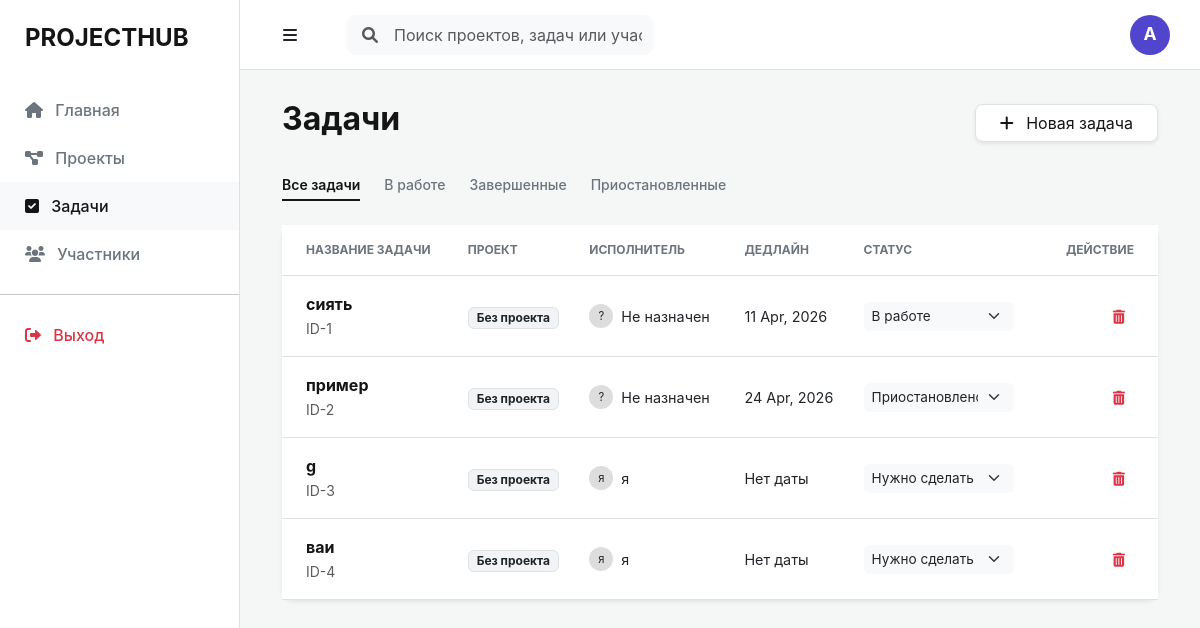
/tasks, run on an earlier commit of the app's database.
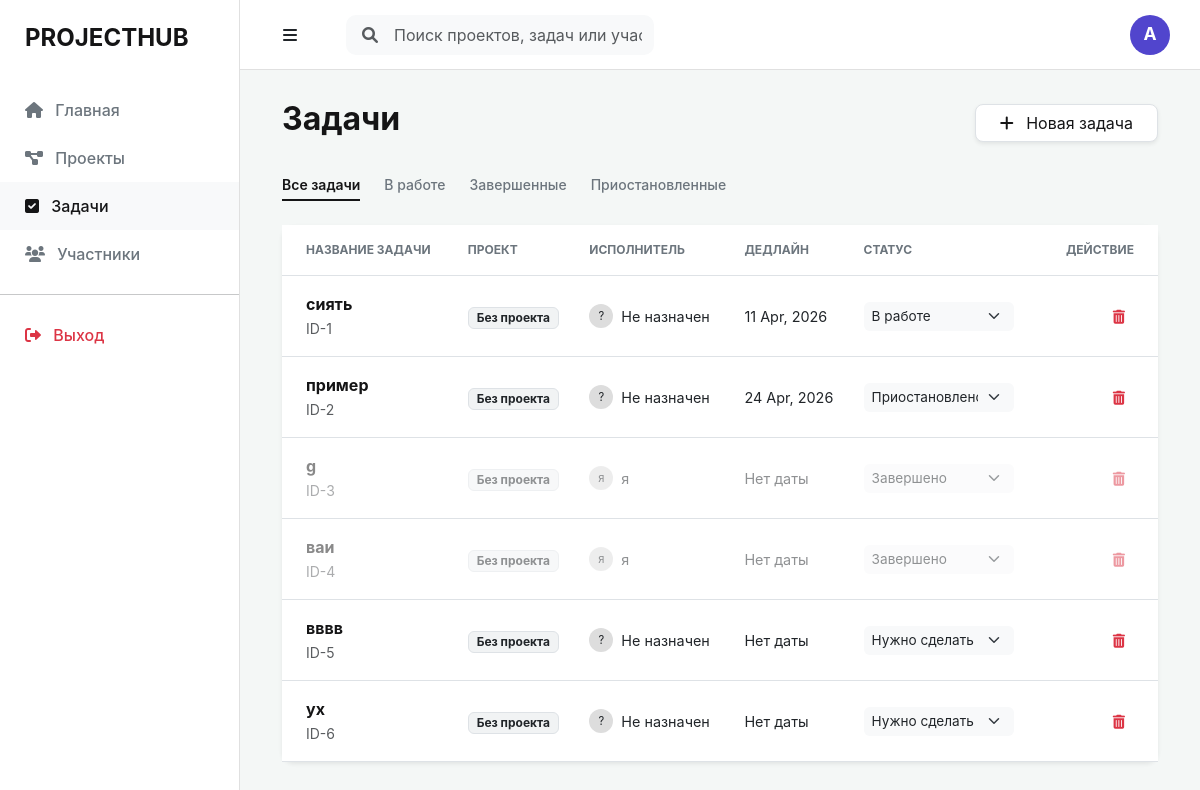
And on a later commit of the database.
### app/models/task.py (models this page shows)
class Task(Base):
    __tablename__ = "tasks"
    id = Column(Integer, primary_key=True, index=True)
    title = Column(String)
    status = Column(String, default="To Do")
    owner_id = Column(Integer, ForeignKey("users.id"))
    owner = relationship("User", back_populates="tasks")
    deadline = Column(Date, nullable=True)
    project_id = Column(Integer, ForeignKey("projects.id"))

### app/models/user.py (models this page shows)
class User(Base):
    __tablename__ = "users"
    id = Column(Integer, primary_key=True, index=True)
    username = Column(String, unique=True, index=True)
    email = Column(String, unique=True, index=True)
    hashed_password = Column(String)
    role = Column(String, default=UserRole.DEVELOPER.value)
    tasks = relationship("Task", back_populates="owner")
    projects = relationship("Project", back_populates="owner")

### app/main.py (the view)
@app.get("/tasks", response_class=HTMLResponse)
async def tasks_page(request: Request, status: str = None, db: Session = Depends(get_db)):
    users = db.query(User).all()
    tasks = db.query(Task).all()
    users = db.query(User).all()  # <--- БЕЗ ЭТОЙ СТРОКИ СПИСОК БУДЕТ ПУСТЫМ
    projects = db.query(Project).all()
    try:
        query = db.query(Task)
        if status:
            query = query.filter(Task.status == status)
        tasks = query.all()
        projects = db.query(Project).all()
        return templates.TemplateResponse("tasks.html", {
            "request": request,
            "tasks": tasks,
            "users": users,
            "projects": projects,
            "current_status": status # Передаем текущий фильтр в шаблон
        })
    except Exception as e:
        return HTMLResponse(content=f"Ошибка: {e}", status_code=500)

### templates/tasks.html (shortened to what this page needs)
{% extends "base.html" %}
{% block content %}
<div class="container-fluid">
    <div class="d-flex justify-content-between align-items-center mb-4">
        <h2 class="fw-bold" style="color: var(--neutral-dark);">Задачи</h2>
        <button class="btn border shadow-sm px-4"
        data-bs-toggle="modal"
        data-bs-target="#createTaskModal"
        style="background: #ffffff; color: var(--neutral-dark); border-radius: 8px;">
    <i class="fas fa-plus me-2"></i> Новая задача
</button>
    </div>
    <div class="d-flex gap-2 mb-4">
    <a href="/tasks" class="btn btn-sm pb-1 px-0 me-3 shadow-none {% if not current_status %}active-filter{% endif %}"
       style="border: none; font-weight: {% if not current_status %}600{% else %}500{% endif %}; color: {% if not current_status %}var(--neutral-dark){% else %}var(--neutral-gray){% endif %}; {% if not current_status %}border-bottom: 2px solid var(--neutral-dark) !important; border-radius: 0;{% endif %}">
       Все задачи
    </a>
    <a href="/tasks?status=In Progress" class="btn btn-sm pb-1 px-0 me-3 shadow-none"
       style="border: none; font-weight: {% if current_status == 'In Progress' %}600{% else %}500{% endif %}; color: {% if current_status == 'In Progress' %}var(--neutral-dark){% else %}var(--neutral-gray){% endif %}; ">
       В работе
    </a>
    <a href="/tasks?status=Done" class="btn btn-sm pb-1 px-0 me-3 shadow-none"
       style="border: none; font-weight: {% if current_status == 'Done' %}600{% else %}500{% endif %}; color: {% if current_status == 'Done' %}var(--neutral-dark){% else %}var(--neutral-gray){% endif %}; ">
       Завершенные
    </a>
    <a href="/tasks?status=On Hold" class="btn btn-sm pb-1 px-0 shadow-none"
       style="border: none; font-weight: {% if current_status == 'On Hold' %}600{% else %}500{% endif %}; color: {% if current_status == 'On Hold' %}var(--neutral-dark){% else %}var(--neutral-gray){% endif %}; ">
       Приостановленные
    </a>
</div>
    <div class="card border-0 shadow-sm" style="border-radius: 12px;">
        <div class="table-responsive">
            <table class="table align-middle mb-0" style="background: #ffffff;">
                <thead style="background: #f8f9fa;">
                    <tr>
                        <th class="ps-4 py-3" style="font-size: 0.75rem; text-transform: uppercase; color: var(--neutral-gray);">Название задачи</th>
                        <th class="py-3" style="font-size: 0.75rem; text-transform: uppercase; color: var(--neutral-gray);">Проект</th>
                        <th class="py-3" style="font-size: 0.75rem; text-transform: uppercase; color: var(--neutral-gray);">Исполнитель</th>
                        <th class="py-3" style="font-size: 0.75rem; text-transform: uppercase; color: var(--neutral-gray);">Дедлайн</th>
                        <th class="py-3" style="font-size: 0.75rem; text-transform: uppercase; color: var(--neutral-gray);">Статус</th>
                        <th class="pe-4 py-3 text-end" style="font-size: 0.75rem; text-transform: uppercase; color: var(--neutral-gray);">Действие</th>
                    </tr>
                </thead>
                <tbody>
    {% for task in tasks %}
    <tr class="border-bottom {% if task.status == 'Done' %}opacity-50{% endif %}" style="transition: all 0.3s ease;">
        <td class="ps-4 py-3">
            <div class="fw-bold" style="color: var(--neutral-dark);">
                {{ task.title }}
            </div>
            <small class="text-muted">ID-{{ task.id }}</small>
        </td>
        <td>
            <span class="badge border text-dark font-weight-normal" style="background: #f1f3f4; border-radius: 6px;">
                {{ task.project.title if task.project else 'Без проекта' }}
            </span>
        </td>
        <td>
            <div class="d-flex align-items-center">
                <div class="rounded-circle me-2" style="width: 24px; height: 24px; background: #ddd; display: flex; align-items: center; justify-content: center; font-size: 0.7rem;">
                    {{ task.owner.username[0] if task.owner else '?' }}
                </div>
                <span style="font-size: 0.9rem;">{{ task.owner.username if task.owner else 'Не назначен' }}</span>
            </div>
        </td>
        <td style="font-size: 0.9rem;">
            {{ task.deadline.strftime('%d %b, %Y') if task.deadline else 'Нет даты' }}
        </td>
        <td>
            <form action="/tasks/update-status/{{ task.id }}" method="post" style="margin: 0;">
                <select name="status" onchange="this.form.submit()" class="form-select form-select-sm border-0 bg-light shadow-none" style="width: 150px; font-size: 0.85rem; cursor: pointer; border-radius: 6px;">
                    <option value="To Do" {% if task.status == 'To Do' %}selected{% endif %}>Нужно сделать</option>
                    <option value="In Progress" {% if task.status == 'In Progress' %}selected{% endif %}>В работе</option>
                    <option value="Done" {% if task.status == 'Done' %}selected{% endif %}>Завершено</option>
                    <option value="On Hold" {% if task.status == 'On Hold' %}selected{% endif %}>Приостановлено</option>
                </select>
            </form>
        </td>
        <td class="pe-4 text-end">
    <form action="/tasks/delete/{{ task.id }}" method="post" style="display: inline;" onsubmit="return confirm('Удалить эту задачу?')">
        <button type="submit" class="btn btn-sm text-danger shadow-none" title="Удалить">
            <i class="fas fa-trash-alt"></i>
        </button>
    </form>
</td>
    </tr>
    {% else %}
    <tr>
        <td colspan="6" class="text-center py-5 text-muted">Задач пока нет. Создайте первую!</td>
    </tr>
    {% endfor %}
</tbody>
            </table>
        </div>
    </div>
</div>
{% endblock %}

### templates/base.html (shortened to what this page needs)
<!DOCTYPE html>
<html lang="ru">
<head>
    <link href="https://cdn.jsdelivr.net/npm/bootstrap@5.3.0/dist/css/bootstrap.min.css" rel="stylesheet">
    <link rel="stylesheet" href="https://cdnjs.cloudflare.com/ajax/libs/font-awesome/6.0.0/css/all.min.css">
</head>
<body>
    <div class="sidebar" id="sidebar">
        <div class="sidebar-brand text-uppercase">ProjectHub</div>
        <nav class="nav flex-column">
            <a class="nav-link {% if request.url.path == '/' %}active{% endif %}" href="/">
                <i class="fas fa-home me-2"></i> Главная
            </a>
            <a class="nav-link {% if request.url.path == '/projects' %}active{% endif %}" href="/projects">
                <i class="fas fa-project-diagram me-2"></i> Проекты
            </a>
            <a class="nav-link {% if request.url.path.startswith('/tasks') %}active{% endif %}" href="/tasks">
                <i class="fas fa-check-square me-2"></i> Задачи
            </a>
            <a class="nav-link {% if request.url.path == '/users' %}active{% endif %}" href="/users">
                <i class="fas fa-users me-2"></i> Участники
            </a>
            <hr>
            <a class="nav-link text-danger" href="#"><i class="fas fa-sign-out-alt me-2"></i> Выход</a>
        </nav>
    </div>
    <div class="topbar" id="topbar">
        <button class="btn me-3" id="toggleBtn">
            <i class="fas fa-bars"></i>
        </button>
        <div class="search-container" id="searchContainer">
            <form action="/search" method="get" id="searchForm">
                <div class="search-input-group">
<form action="/search" method="get" class="flex-grow-1 mx-4">
    <div class="position-relative">
        <i class="fas fa-search position-absolute top-50 start-0 translate-middle-y ms-3 text-muted"></i>
        <input type="text" name="q" class="form-control border-0 bg-light ps-5 py-2 shadow-none"
               placeholder="Поиск проектов, задач или участников..."
               style="border-radius: 10px;" value="{{ query if query else '' }}">
    </div>
</form>                </div>
            </form>
        </div>
        <div class="ms-auto dropdown profile-dropdown">
            <a href="#" class="d-flex align-items-center text-decoration-none dropdown-toggle" id="profileMenu" data-bs-toggle="dropdown" aria-expanded="false">
                <div class="profile-avatar">A</div>
            </a>
        </div>
    </div>
    <div class="main-content" id="mainContent">
        {% block content %}{% endblock %}
    </div>
</body>
</html>

### templates/base.html (style rules this page uses)
:root { --sidebar-width: 240px; --topbar-height: 70px; --neutral-dark: #151516; --neutral-gray: #6c757d; }
body { background-color: #f4f7f6; font-family: 'Inter', sans-serif; margin: 0; overflow-x: hidden; }
.sidebar { width: var(--sidebar-width); height: 100vh; position: fixed; left: 0; top: 0; background: #ffffff; border-right: 1px solid #e0e0e0; padding-top: 20px; z-index: 1050; transition: transform 0.3s ease; }
.sidebar-brand { padding: 0 25px 30px; font-size: 1.5rem; font-weight: 700; color: var(--neutral-dark); }
.nav-link { padding: 12px 25px; color: var(--neutral-gray); font-weight: 500; transition: all 0.3s; text-decoration: none; display: block; }
.nav-link:hover, .nav-link.active { color: var(--neutral-dark); background: #f8f9fa; }
.topbar { height: var(--topbar-height); margin-left: var(--sidebar-width); background: #ffffff; border-bottom: 1px solid #e0e0e0; display: flex; align-items: center; padding: 0 30px; position: sticky; top: 0; z-index: 1000; transition: margin-left 0.3s ease; }
.search-container { flex-grow: 1; max-width: 600px; margin-left: 20px; position: relative; }
.search-input-group { position: relative; display: flex; align-items: center; }
.search-input-group i { position: absolute; left: 15px; color: #adb5bd; }
.profile-dropdown .dropdown-toggle::after { display: none; }
.profile-avatar { width: 40px; height: 40px; background-color: #5145cd; border-radius: 50%; color: white; display: flex; align-items: center; justify-content: center; font-weight: bold; font-size: 1.1rem; }
.main-content { margin-left: var(--sidebar-width); padding: 30px; min-height: calc(100vh - var(--topbar-height)); transition: margin-left 0.3s ease; }

What changed in the data, as far as the page shows it:
changed Task id 3: status "Нужно сделать" → "Завершено"
changed Task "ваи": status "Нужно сделать" → "Завершено"
added Task: title "вввв", id "5", project "Без проекта", owner "?", owner "Не назначен", deadline "Нет даты", status "Нужно сделать"
added Task: title "ух", id "6", project "Без проекта", owner "?", owner "Не назначен", deadline "Нет даты", status "Нужно сделать"
